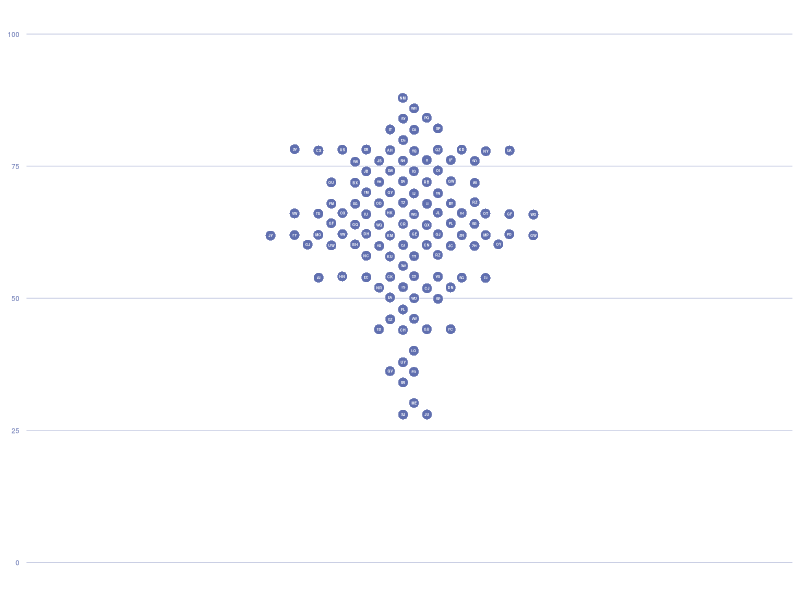

Write R code to recreate this figure.

library(ggplot2)

# violinScatter <- function(nominalPlotWidth = 900,
#                          pointSize = 3.3,
#                          initals = FALSE,
#                          filename = "violinPlot.png") {
#
#  ## ADD WRAPPER FUNCTION AND TEST
#}

getPlotDimensions <- function(nominalPlotWidth, pointSize) {
  # These plot dimensions in pixels are based on the .png files produced by
  # ggplot2::ggsave() ver 3.3.6 using RStudio for Windows.
  # No promises are made for .png files otherwise produced.

  plotDimensions <- list()

  plotDimensions$effectivePlotWidthPx <- floor(nominalPlotWidth*0.9083-58.201)
  plotDimensions$plotHeightPx         <- floor(nominalPlotWidth * (1+5^(1/2))/2.5)
  plotDimensions$pointDiameterPx      <- floor(pointSize * 8.9383 + 2.7359)
  plotDimensions$pointXSpacingPx      <- floor(plotDimensions$pointDiameterPx * 0.8125)
  plotDimensions$alternateRowOffsetPx <- plotDimensions$pointDiameterPx - plotDimensions$pointXSpacingPx
  plotDimensions$maxYBins             <- floor(plotDimensions$plotHeightPx * 0.043 * 3.3 / pointSize)

  plotDimensions
}

getXValues <- function(plotDimensions) {
  midPointRowOne <- floor(plotDimensions$effectivePlotWidthPx / 2) -
    plotDimensions$alternateRowOffsetPx
  midPointRowTwo <- floor(plotDimensions$effectivePlotWidthPx / 2) +
    plotDimensions$alternateRowOffsetPx
  maxPoints <- floor(midPointRowOne / plotDimensions$pointXSpacingPx)
  leftPointsRowOne <- rep(NA, maxPoints)
  rightPointsRowOne <- rep(NA, maxPoints)
  leftPointsRowTwo <- rep(NA, maxPoints)
  rightPointsRowTwo <- rep(NA, maxPoints)
  allPointsRowOne <- rep(NA, maxPoints * 2) + 1
  allPointsRowOne[1] <- midPointRowOne
  allPointsRowTwo <- rep(NA, maxPoints * 2) + 1
  allPointsRowTwo[1] <- midPointRowTwo

  for(i in 1:maxPoints) {
    leftPointsRowOne[i] <- midPointRowOne + i * plotDimensions$pointXSpacingPx
    rightPointsRowOne[i] <- midPointRowOne - i * plotDimensions$pointXSpacingPx
    leftPointsRowTwo[i] <- midPointRowTwo - i * plotDimensions$pointXSpacingPx
    rightPointsRowTwo[i] <- midPointRowTwo + i * plotDimensions$pointXSpacingPx
  }

  for(i in 1:maxPoints) {
    allPointsRowOne[i * 2] <- leftPointsRowOne[i]
    allPointsRowOne[i * 2 + 1] <- rightPointsRowOne[i]
    allPointsRowTwo[i * 2] <- leftPointsRowTwo[i]
    allPointsRowTwo[i * 2 + 1] <- rightPointsRowTwo[i]
  }

  list(allPointsRowOne, allPointsRowTwo)
}

getLabels <- function(n) {
  plotLabels <- rep(NA, n)
  for (i in 1:length(plotLabels)) {
    plotLabels[i] <- paste(sample(LETTERS, size = 2), collapse = "")
  }

  plotLabels
}

binYValues <- function(yValues, plotDimensions) {
  bins <- seq(from = 0, to = 100, by = 100/plotDimensions$maxYBins)
  binnedYValues <- rep(NA, length(yValues))
  for(i in 1:length(yValues)) {
    x <- which.min(abs(bins-yValues[i]))
    binnedYValues[i] <- bins[x]
  }
  binnedYValues
}

assignXValues <- function(yVals, xValues) {
  uniqueYs <- sort(unique(yVals))
  output <- as.data.frame(yVals)
  output$xVals <- NA

  for(i in 1:length(uniqueYs)) {
    if(i %% 2 == 0) {
      output[output$yVals == uniqueYs[i], "xVals"] <- xValues[[2]][1:length(output[output$yVals == uniqueYs[i], "xVals"])]
    } else {
      output[output$yVals == uniqueYs[i], "xVals"] <- xValues[[1]][1:length(output[output$yVals == uniqueYs[i], "xVals"])]
    }
  }
  return(output)
}

# Wrapper for running actual data below

sampleData <- read.csv("sampleData.csv")

yVals <- sampleData$average
pointSize <- 3.3
nominalPlotWidth <- 900

plotDimensions <- getPlotDimensions(nominalPlotWidth, pointSize)

yValsBinned <- binYValues(yVals, plotDimensions)

xValues <- getXValues(plotDimensions)

finalOut <- assignXValues(yValsBinned, xValues)

finalOut$labels <- getLabels(dim(finalOut)[[1]])

testplot <- ggplot(finalOut, aes(xVals, yVals, label = labels)) +
  ylim(0, 100) +
  xlim(1, 759) +
  geom_point(shape = 21, size = pointSize, color = "white", fill = "#606FAF", stroke = 0.2, position = position_jitter(width = 0.2, height = 0.2, seed = 42)) +
  theme(panel.background = element_rect(fill = "white", color = "white"),
        axis.text.x = element_blank(),
        axis.ticks.x = element_blank(),
        axis.title.x = element_blank(),
        axis.title.y = element_blank(),
        axis.text.y = element_text(size = 5, color = "#606FAF"),
        axis.ticks.y = element_blank(),
        panel.grid.major.y = element_line(color = "#606FAF", size = 0.1),
        panel.grid.major.x = element_blank()) +
#geom_vline(xintercept = 379, size = 0.1) +
#geom_vline(xintercept = 1, size = 0.1) +
#geom_vline(xintercept = 759, size = 0.1) +
geom_text(color = "white", fontface = "bold", size = 0.9, position = position_jitter(width = 0.2, height = 0.2, seed = 42))




ggsave("delme7.png",
       testplot,
       width = 900,
       height = plotDimensions$plotHeightPx,
       units = "px")



